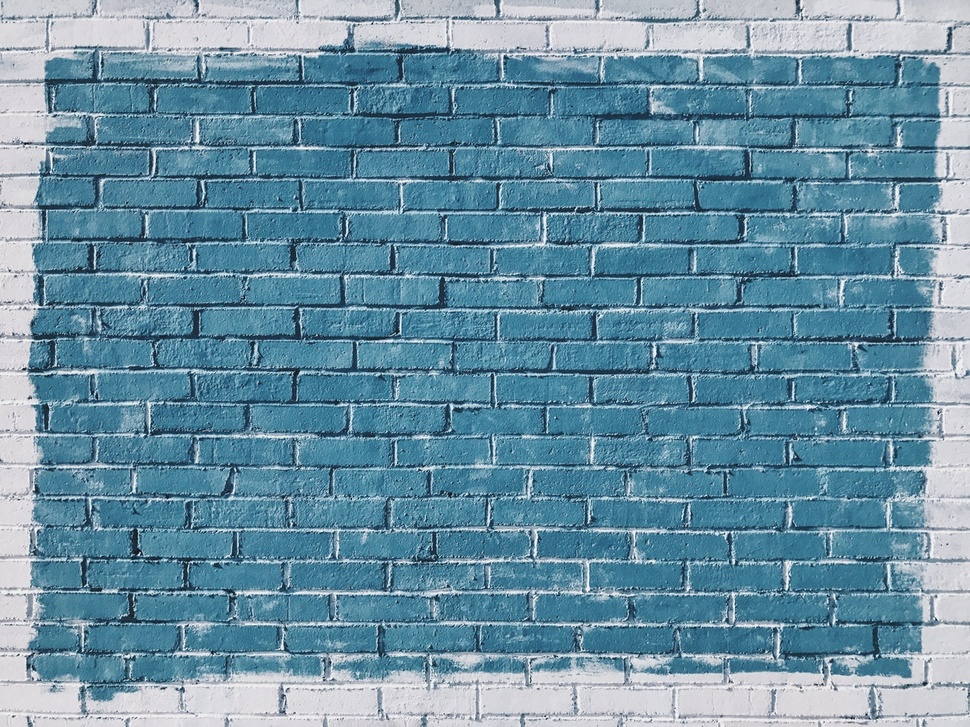
#> input picture DATA/bricks.jpg, 970 x 727 px, shrunk from 1267 x 950 before the run
$ jupyter execute 'Dilation, Erosion, Opening and Closing.ipynb'
#> lines starting #> are read from the running program, lines starting #| are printed output that depends on the picture
# Dilation, Erosion, Opening and Closing

Dilation = Adds pixels to the boundaries of objects in an image
<br>
Erosion = Removes pixels at the boundaries of objects in an image
<br>
Opening = Erosion followed by dilation, removes small objects
<br>
Closing = Dilation followed by erosion, removes small holes

[cell 1]
import cv2
import numpy as np

image = cv2.imread('../DATA/bricks.jpg', 0)
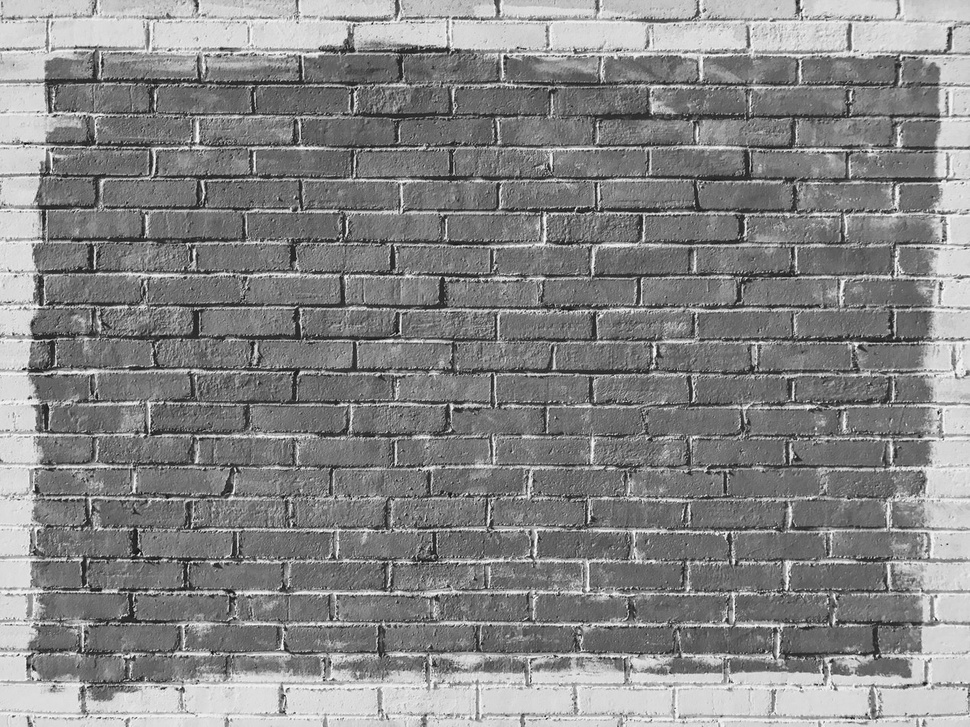
#> image: shape (727, 970); min 7, max 255, mean 134.5

cv2.imshow('Original', image)
cv2.waitKey(0)

kernel = np.ones((5,5), np.uint8)

erosion = cv2.erode(image, kernel, iterations = 1)
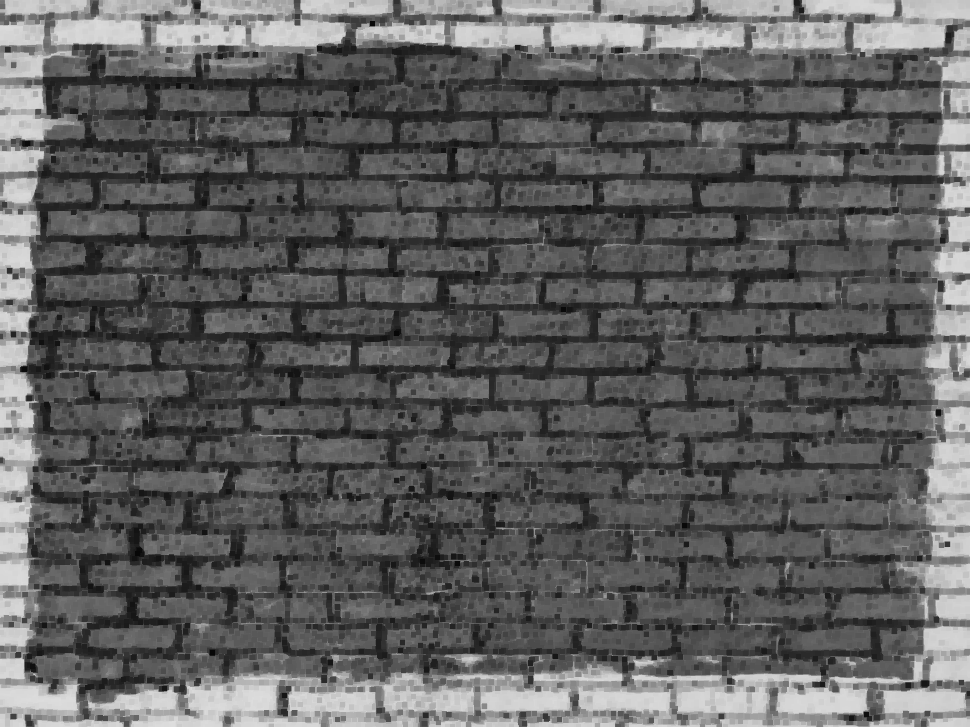
#> erosion: shape (727, 970); min 7, max 228, mean 94.9
cv2.imshow('Erosion', erosion)
cv2.waitKey(0)


dilation = cv2.dilate(image, kernel, iterations = 1)
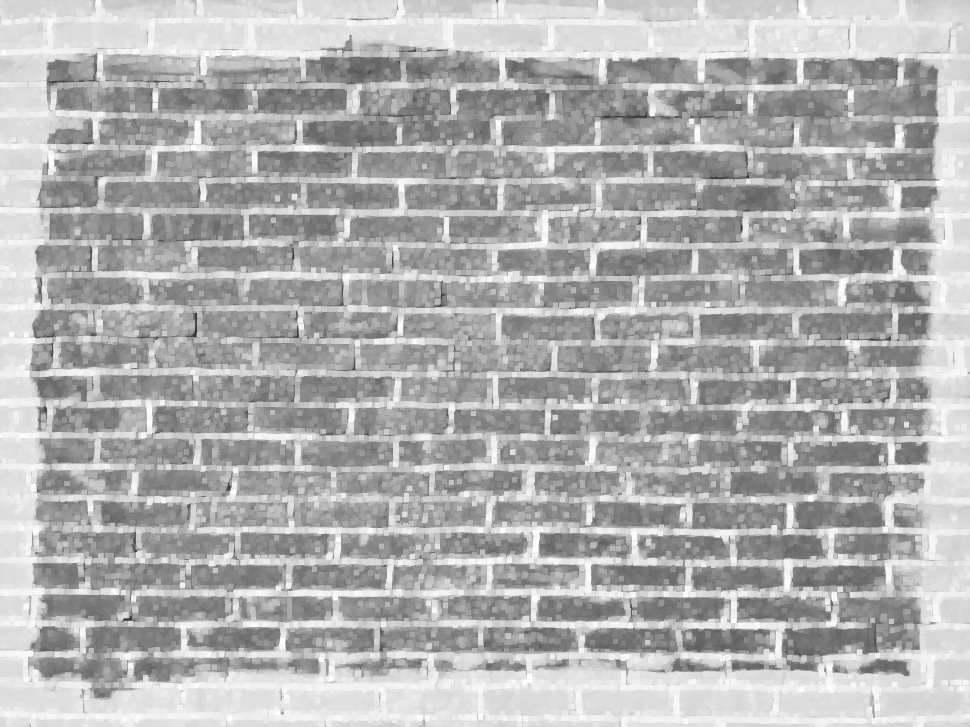
#> dilation: shape (727, 970); min 47, max 255, mean 176
cv2.imshow('Dilation', dilation)
cv2.waitKey(0)


opening = cv2.morphologyEx(image, cv2.MORPH_OPEN, kernel)
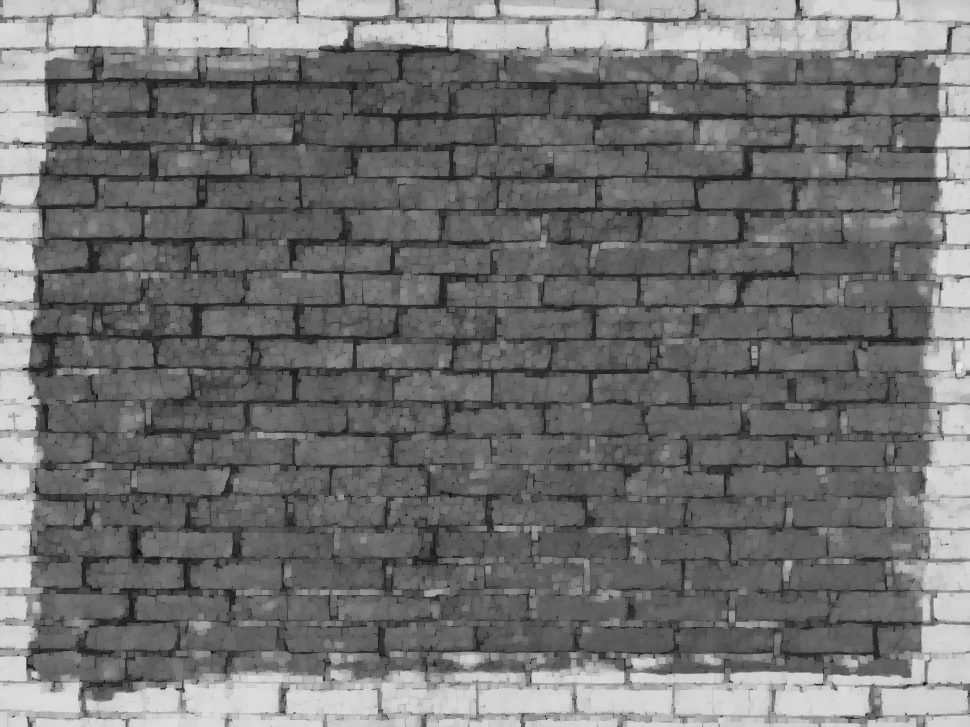
#> opening: shape (727, 970); min 7, max 228, mean 113.6
cv2.imshow('Opening', opening)
cv2.waitKey(0)

closing = cv2.morphologyEx(image, cv2.MORPH_CLOSE, kernel)
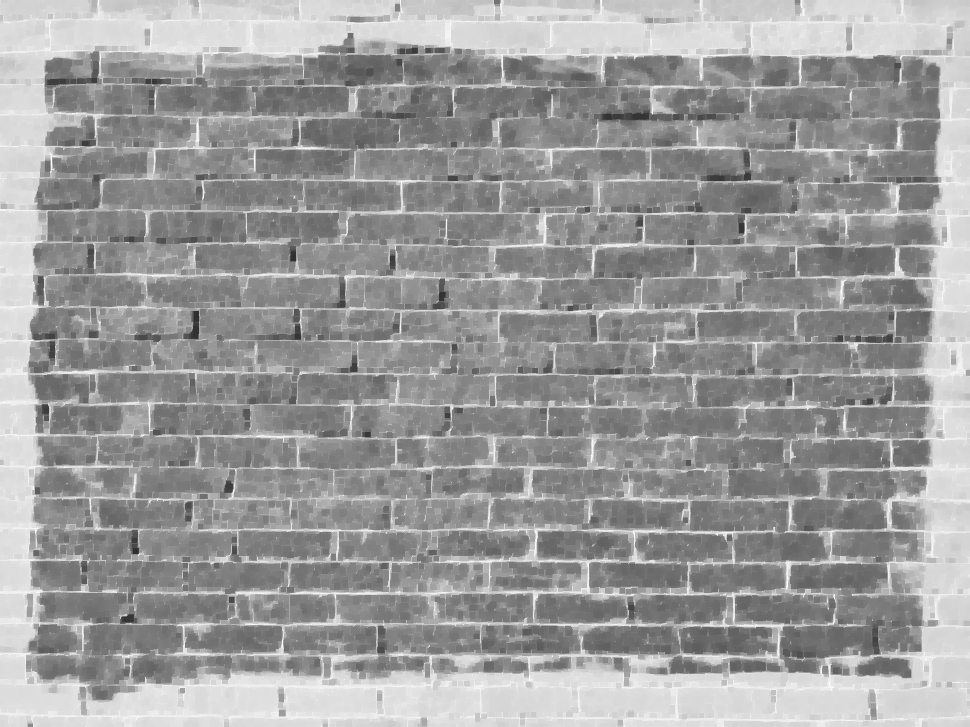
#> closing: shape (727, 970); min 47, max 255, mean 155.7
cv2.imshow('Closing', closing)
cv2.waitKey(0)


cv2.destroyAllWindows()

$ run again, with DATA/Nadia_Murad.jpg copied over DATA/bricks.jpg
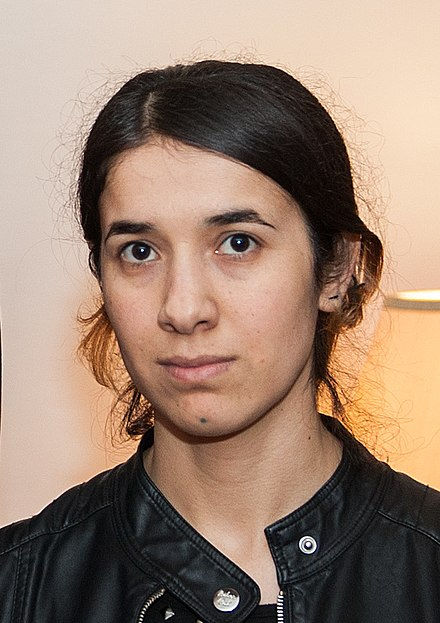
#> input picture DATA/Nadia_Murad.jpg, 440 x 623 px
#> `opening = cv2.morphologyEx(image, cv2.MORPH_OPEN, kernel)`:
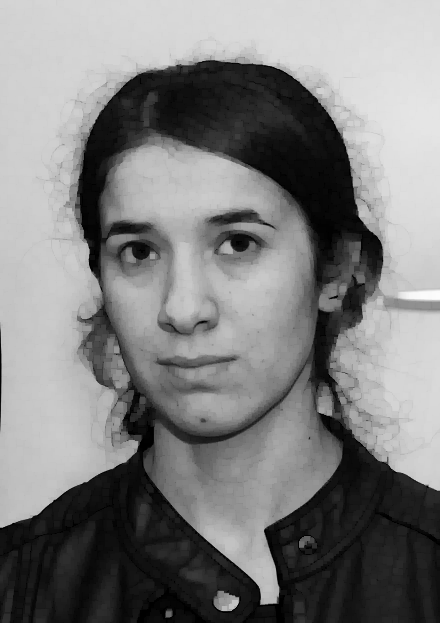
#> opening: shape (623, 440); min 0, max 252, mean 126.6
#> `closing = cv2.morphologyEx(image, cv2.MORPH_CLOSE, kernel)`:
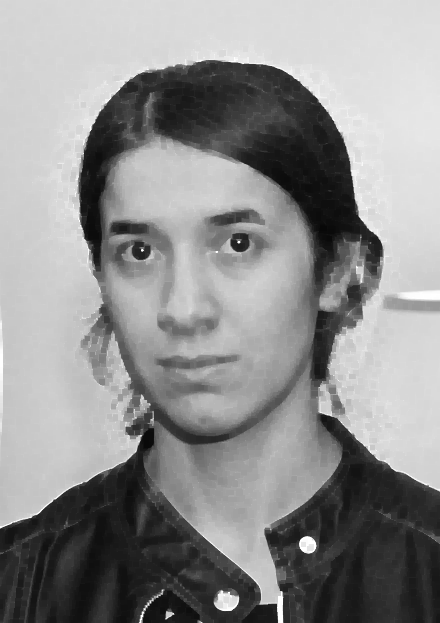
#> closing: shape (623, 440); min 8, max 255, mean 143
